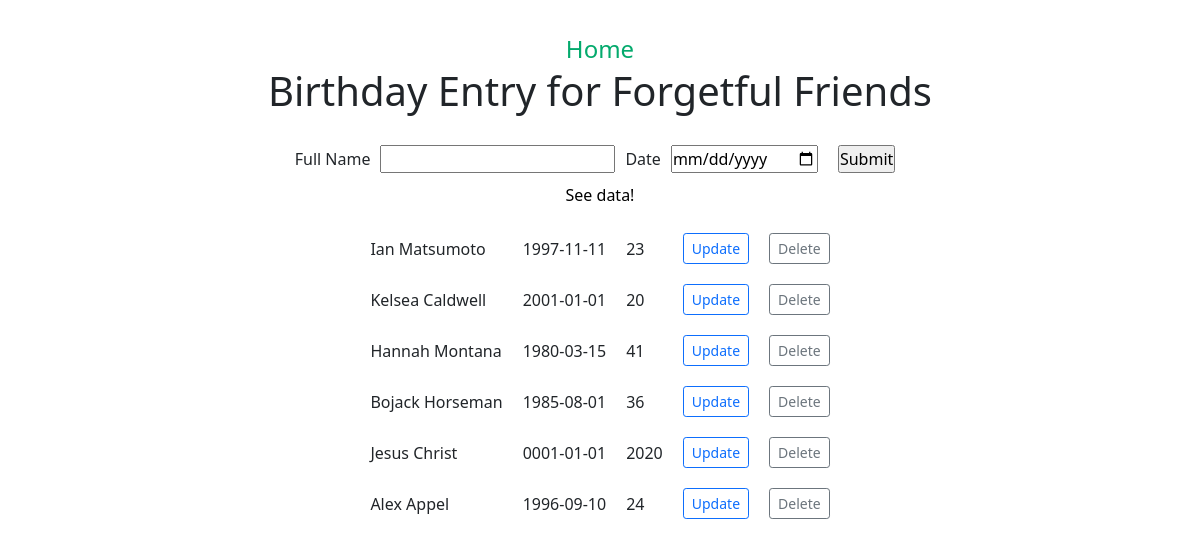
The page / on the database its author committed.
### tables this page shows
CREATE TABLE birthdays (
	id integer PRIMARY KEY AUTOINCREMENT NOT NULL,
	name text NOT NULL UNIQUE,
	birthday text NOT NULL --YYYY-MM-DD
	--how to automatically calculate age from current date and birthday value?
);

### app.py (the view)
@app.route('/', methods=['GET', 'POST'])
def index():
	con = get_db_connect()
	c = con.cursor()
	form = BirthdayForm()
	if form.validate_on_submit():
		c.execute('INSERT into birthdays (name, birthday) VALUES (?,?)',
		(form.name.data, form.birthdate.data,))
	with open('sql/fetch.sql') as f:
		c.execute(f.read())
		test = c.fetchall()
	con.commit()
	con.close()
	return render_template('index.html', form=form, test=test)

### app.py
class BirthdayForm(FlaskForm):
	birthdate = DateField('Date', validators=[DataRequired()])
	name = StringField('Full Name' , validators=[DataRequired()])
	submit = SubmitField('Submit')

### app.py (called while the page is built)
def get_db_connect():
	con = sqlite3.connect('database.db')
	return con

### templates/index.html (shortened to what this page needs)
{% extends 'base.html' %}
{% block content %}
<h1> Birthday Entry for Forgetful Friends </h1>
<form method='POST' action='/'>
	{{ form.name.label }}
	{{ form.name }}
	{{ form.birthdate.label }}
	{{ form.birthdate }}
	{{ form.submit }}
</form>
<p id="toggle"> See data! </p>
	<div id="data">
		<table>
			{% for i in test %}
			<tr>
				<td> {{ i[1] }} </td>
				<td> {{ i[2] }} </td>
				<td> {{ i[3] }} </td>
				<td> <a href='/update/{{i[0]}}' class="btn btn-sm btn-outline-primary"> Update </a> </td>
				<td> <a href='/delete/{{i[0]}}' class='btn btn-sm btn-outline-secondary'> Delete </a> </td>
			</tr>
			{% endfor %}
		</table>
	</div>
{% endblock %}

### templates/base.html (shortened to what this page needs)
<!DOCTYPE html>
<html lang="en">
<head>
	<link rel="stylesheet" href = "{{ url_for('static', filename='css/base.css') }}">
	<link href="https://cdn.jsdelivr.net/npm/bootstrap@5.1.0/dist/css/bootstrap.min.css"
	      rel="stylesheet">
</head>
<body>
	<nav>
		<a id="home-btn" href="/"> Home </a>
	</nav>
	<div class="container">
		{% block content %}
		{% endblock %}
	</div>
</body>
</html>

### static/css/base.css (style rules this page uses)
* { margin: 0; padding: 0; box-sizing: border-box; }
body { display: flex; justify-content: center; align-items: center; flex-direction: column; height: 70vh; }
#home-btn { text-decoration: none; color: #04aa6d; font-size: 24px; margin-bottom: 50px; }
h1 { margin-bottom: 20px !important; display: flex; justify-content: center; }
form { display: flex; justify-content: center; align-items: center; }
#toggle { display: flex; justify-content: center; align-items: center; color: black !important; }
#data { display: flex; justify-content: center; align-items: center; flex-direction: column; }
input { margin: 10px !important; }
td { padding: 10px; }

### rows shown on the page
birthdays: name "Ian Matsumoto", birthday "1997-11-11", i "23"
birthdays: name "Kelsea Caldwell", birthday "2001-01-01", i "20"
birthdays: name "Hannah Montana", birthday "1980-03-15", i "41"
birthdays: name "Bojack Horseman", birthday "1985-08-01", i "36"
birthdays: name "Jesus Christ", birthday "0001-01-01", i "2020"
birthdays: name "Alex Appel", birthday "1996-09-10", i "24"
